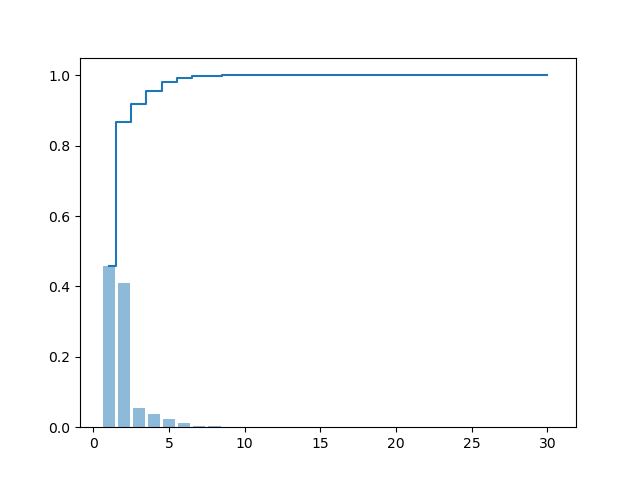

Here is the Python script that generated this plot:
from sklearn.decomposition import PCA, LatentDirichletAllocation

import pandas as pd
from sklearn.preprocessing import StandardScaler
import numpy as np

tr_path = '/home/wesley/EDC/FPC/ML/training_data_FPC_V1_3m_5p_6t_21Clppm.csv'  # path to training data
# tt_path = 'covid.test.csv'   # path to testing data
training = pd.read_csv(tr_path)
pca_feats = list(range(2, 32))  # list(range(40, 57)) + list(range(58, 75)) + list(range(76, 93))
X_train = training.iloc[0:100,2:-4].to_numpy()
print(X_train)
sc = StandardScaler()
X_train_std = sc.fit_transform(X_train)

pca = PCA()
X_train_pca = pca.fit_transform(X_train_std)
import matplotlib.pyplot as plt
plt.bar(range(1, len(pca_feats)+1), pca.explained_variance_ratio_, alpha=0.5, align='center')
plt.step(range(1, len(pca_feats)+1), np.cumsum(pca.explained_variance_ratio_), where='mid')
plt.savefig("/home/wesley/EDC/FPC/ML/pca.png")